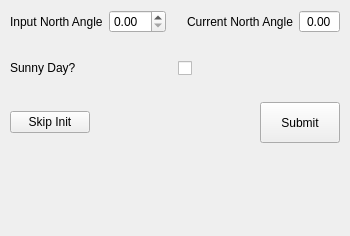
<?xml version="1.0" encoding="UTF-8"?>
<ui version="4.0">
 <class>init_step_one</class>
 <widget class="QWidget" name="init_step_one">
  <property name="geometry">
   <rect>
    <x>0</x>
    <y>0</y>
    <width>350</width>
    <height>236</height>
   </rect>
  </property>
  <property name="windowTitle">
   <string>Form</string>
  </property>
  <widget class="QWidget" name="">
   <property name="geometry">
    <rect>
     <x>10</x>
     <y>10</y>
     <width>330</width>
     <height>133</height>
    </rect>
   </property>
   <layout class="QVBoxLayout" name="verticalLayout">
    <item>
     <layout class="QHBoxLayout" name="horizontalLayout">
      <property name="sizeConstraint">
       <enum>QLayout::SetMinimumSize</enum>
      </property>
      <item>
       <widget class="QLabel" name="input_NA_label">
        <property name="text">
         <string>Input North Angle</string>
        </property>
       </widget>
      </item>
      <item>
       <widget class="QDoubleSpinBox" name="input_NA_spinbox"/>
      </item>
      <item>
       <spacer name="horizontalSpacer">
        <property name="orientation">
         <enum>Qt::Horizontal</enum>
        </property>
        <property name="sizeHint" stdset="0">
         <size>
          <width>58</width>
          <height>20</height>
         </size>
        </property>
       </spacer>
      </item>
      <item>
       <widget class="QLabel" name="current_NA_label">
        <property name="text">
         <string>Current North Angle</string>
        </property>
       </widget>
      </item>
      <item>
       <widget class="QDoubleSpinBox" name="current_NA_spinbox">
        <property name="alignment">
         <set>Qt::AlignCenter</set>
        </property>
        <property name="readOnly">
         <bool>true</bool>
        </property>
        <property name="buttonSymbols">
         <enum>QAbstractSpinBox::NoButtons</enum>
        </property>
       </widget>
      </item>
     </layout>
    </item>
    <item>
     <spacer name="verticalSpacer">
      <property name="orientation">
       <enum>Qt::Vertical</enum>
      </property>
      <property name="sizeHint" stdset="0">
       <size>
        <width>20</width>
        <height>18</height>
       </size>
      </property>
     </spacer>
    </item>
    <item>
     <layout class="QHBoxLayout" name="horizontalLayout_3">
      <property name="sizeConstraint">
       <enum>QLayout::SetMinimumSize</enum>
      </property>
      <item>
       <widget class="QLabel" name="label">
        <property name="sizePolicy">
         <sizepolicy hsizetype="Minimum" vsizetype="Preferred">
          <horstretch>0</horstretch>
          <verstretch>0</verstretch>
         </sizepolicy>
        </property>
        <property name="minimumSize">
         <size>
          <width>94</width>
          <height>16</height>
         </size>
        </property>
        <property name="text">
         <string>Sunny Day? </string>
        </property>
       </widget>
      </item>
      <item>
       <widget class="QCheckBox" name="sunny_day_checkbox">
        <property name="minimumSize">
         <size>
          <width>16</width>
          <height>16</height>
         </size>
        </property>
        <property name="text">
         <string/>
        </property>
       </widget>
      </item>
     </layout>
    </item>
    <item>
     <spacer name="verticalSpacer_2">
      <property name="orientation">
       <enum>Qt::Vertical</enum>
      </property>
      <property name="sizeHint" stdset="0">
       <size>
        <width>20</width>
        <height>18</height>
       </size>
      </property>
     </spacer>
    </item>
    <item>
     <layout class="QHBoxLayout" name="horizontalLayout_4">
      <item>
       <widget class="QPushButton" name="skip_init_button">
        <property name="minimumSize">
         <size>
          <width>80</width>
          <height>21</height>
         </size>
        </property>
        <property name="text">
         <string>Skip Init</string>
        </property>
       </widget>
      </item>
      <item>
       <spacer name="horizontalSpacer_3">
        <property name="orientation">
         <enum>Qt::Horizontal</enum>
        </property>
        <property name="sizeHint" stdset="0">
         <size>
          <width>40</width>
          <height>20</height>
         </size>
        </property>
       </spacer>
      </item>
      <item>
       <widget class="QPushButton" name="continue_button">
        <property name="minimumSize">
         <size>
          <width>80</width>
          <height>41</height>
         </size>
        </property>
        <property name="text">
         <string>Submit</string>
        </property>
       </widget>
      </item>
     </layout>
    </item>
   </layout>
  </widget>
  <zorder>input_NA_spinbox</zorder>
  <zorder>input_NA_label</zorder>
  <zorder>current_NA_spinbox</zorder>
  <zorder>current_NA_label</zorder>
  <zorder>horizontalSpacer</zorder>
  <zorder>current_NA_spinbox</zorder>
  <zorder>sunny_day_checkbox</zorder>
  <zorder>label</zorder>
  <zorder>verticalSpacer</zorder>
  <zorder>checkBox_2</zorder>
  <zorder>label_2</zorder>
  <zorder>verticalSpacer_2</zorder>
  <zorder>continue_button</zorder>
  <zorder>skip_init_button</zorder>
  <zorder>horizontalSpacer_3</zorder>
  <zorder>input_NA_label</zorder>
  <zorder>horizontalSpacer_3</zorder>
 </widget>
 <resources/>
 <connections/>
</ui>
